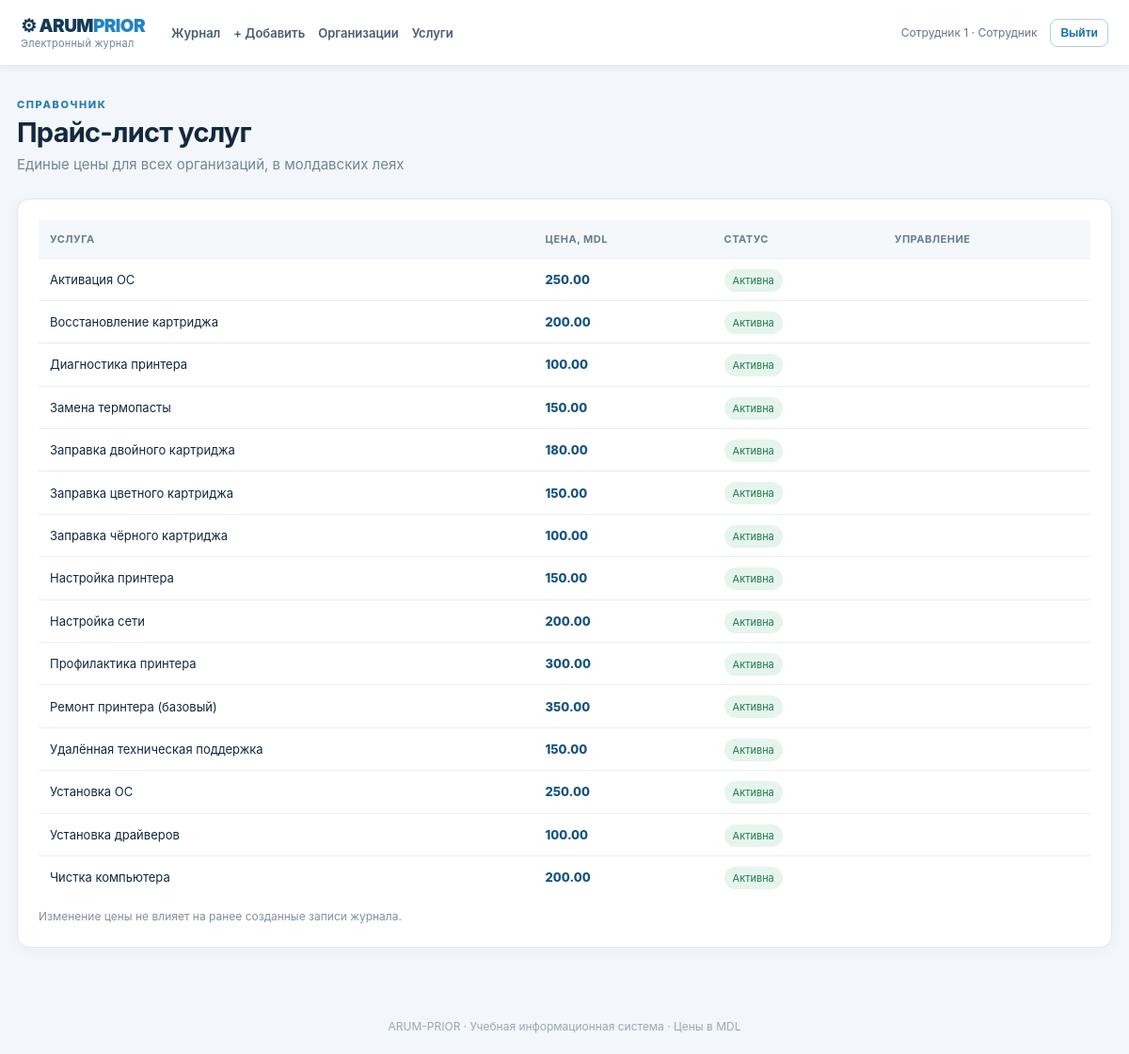
The app's page /services (signed in) with its own data.
### app/models.py (models this page shows)
class User(Base):
    __tablename__ = 'users'
    id: Mapped[int] = mapped_column(primary_key=True)
    username: Mapped[str] = mapped_column(String(60), unique=True, index=True)
    full_name: Mapped[str] = mapped_column(String(120))
    password_hash: Mapped[str] = mapped_column(String(220))
    role: Mapped[str] = mapped_column(String(20), default='employee')
    active: Mapped[bool] = mapped_column(Boolean, default=True)

class Service(Base):
    __tablename__ = 'services'
    id: Mapped[int] = mapped_column(primary_key=True)
    name: Mapped[str] = mapped_column(String(150), unique=True)
    price: Mapped[Decimal] = mapped_column(Numeric(10, 2))
    active: Mapped[bool] = mapped_column(Boolean, default=True)

### app/main.py (the view)
@app.get('/services', response_class=HTMLResponse)
def services(request: Request):
    with SessionLocal() as db:
        ctx = context(request, db)
        return see(request, 'services.html', items=db.scalars(select(Service).order_by(Service.name)).all(), **ctx)

### app/templates/services.html (shortened to what this page needs)
{% extends 'base.html' %}{% block content %}<div class="heading"><div><div class="eyebrow">СПРАВОЧНИК</div><h1>Прайс-лист услуг</h1><p class="muted">Единые цены для всех организаций, в молдавских леях</p></div></div>
<section class="panel"><div class="table-wrap"><table><thead><tr><th>Услуга</th><th>Цена, MDL</th><th>Статус</th><th>Управление</th></tr></thead><tbody>{% for s in items %}<tr><td>{{ s.name }}</td><td class="money">{{ '%.2f'|format(s.price) }}</td><td><span class="tag {{ 'good' if s.active else '' }}">{{ 'Активна' if s.active else 'Неактивна' }}</span></td><td></td></tr>{% endfor %}</tbody></table></div><p class="hint">Изменение цены не влияет на ранее созданные записи журнала.</p></section>{% endblock %}

### app/templates/base.html
<!doctype html><html lang="ru"><head><meta charset="UTF-8"><meta name="viewport" content="width=device-width, initial-scale=1"><title>ARUM-PRIOR — электронный журнал</title><link rel="stylesheet" href="/static/style.css"></head><body>
{% if user %}<header class="top"><div class="brand">⚙ ARUM<span>PRIOR</span><small>Электронный журнал</small></div><nav><a href="/journal">Журнал</a><a href="/work/new">+ Добавить</a><a href="/organizations">Организации</a><a href="/services">Услуги</a>{% if user.role=='director' %}<a href="/reports">Отчёты</a><a href="/users">Сотрудники</a><a href="/audit">История</a>{% endif %}</nav><div class="account"><span>{{ user.full_name }} · {{ 'Директор' if user.role=='director' else 'Сотрудник' }}</span><form action="/logout" method="post"><input type="hidden" name="csrf_token" value="{{ csrf }}"><button class="outline small">Выйти</button></form></div></header>{% endif %}
<main class="container">{% block content %}{% endblock %}</main><footer>ARUM-PRIOR · Учебная информационная система · Цены в MDL</footer></body></html>

### app/static/style.css (style rules this page uses)
:root { font-family:Inter,'Segoe UI',Arial,sans-serif;color:#14283d;background:#f3f6fa;font-size:15px }
* { box-sizing:border-box }
body { margin:0;min-height:100vh;display:flex;flex-direction:column }
a { color:#1767a4;text-decoration:none }
.top { background:#fff;border-bottom:1px solid #e3eaf2;padding:16px max(22px,calc((100vw - 1250px)/2));display:flex;align-items:center;gap:28px;flex-wrap:wrap;box-shadow:0 2px 8px #102f5010 }
.brand { font-size:19px;font-weight:900;letter-spacing:-.6px;color:#123a59;white-space:nowrap }
.brand span { color:#2384c2 }
.brand small { display:block;font-weight:400;font-size:11px;letter-spacing:.2px;color:#70859b }
nav { display:flex;gap:14px;align-items:center;flex:1;flex-wrap:wrap }
nav a { color:#475d71;font-weight:600;font-size:13px }
.account { display:flex;gap:14px;align-items:center;font-size:12px;color:#657789 }
.container { width:min(1200px,calc(100% - 36px));margin:34px auto;flex:1 }
.heading { display:flex;justify-content:space-between;align-items:center;gap:20px;margin-bottom:24px;flex-wrap:wrap }
h1 { font-size:29px;letter-spacing:-.8px;margin:5px 0 6px }
.eyebrow { font-size:11px;font-weight:800;letter-spacing:1.6px;color:#287eaf }
.muted { color:#74869a;margin:0;line-height:1.5 }
.panel { border:1px solid #e0e7ef;border-radius:13px;background:#fff;box-shadow:0 3px 15px #193a560a;padding:22px;margin-bottom:20px }
button,.btn { display:inline-block;appearance:none;background:#176fa9;color:white;border:1px solid #176fa9;border-radius:8px;font-size:13px;font-weight:700;padding:11px 18px;cursor:pointer;white-space:nowrap }
.outline { background:white;color:#176fa9;border-color:#b5cde0 }
.small { padding:7px 10px;font-size:12px }
.table-wrap { overflow-x:auto }
table { border-collapse:collapse;width:100%;font-size:13px }
th { text-align:left;background:#f5f8fb;color:#677d90;font-size:11px;text-transform:uppercase;letter-spacing:.5px }
th,td { padding:13px 12px;border-bottom:1px solid #e9eef3;vertical-align:middle }
td { line-height:1.4 }
tr:last-child td { border-bottom:none }
.money { font-weight:800;white-space:nowrap;color:#16547d }
.hint { font-size:12px;line-height:1.6;color:#8291a0;margin:10px 0 0 }
.tag { font-size:11px;background:#f1f3f6;border-radius:30px;padding:5px 9px;color:#7c8792 }
.tag.good { background:#e5f5ed;color:#227951 }
footer { text-align:center;color:#9aa8b5;font-size:12px;padding:22px }

### records on screen
User: full_name "Сотрудник 1", role "Сотрудник"
Service: name "Активация ОС", price "250.00", active "Активна"
Service: name "Восстановление картриджа", price "200.00", active "Активна"
Service: name "Диагностика принтера", price "100.00", active "Активна"
Service: name "Замена термопасты", price "150.00", active "Активна"
Service: name "Заправка двойного картриджа", price "180.00", active "Активна"
Service: name "Заправка цветного картриджа", price "150.00", active "Активна"
Service: name "Заправка чёрного картриджа", price "100.00", active "Активна"
Service: name "Настройка принтера", price "150.00", active "Активна"
Service: name "Настройка сети", price "200.00", active "Активна"
Service: name "Профилактика принтера", price "300.00", active "Активна"
Service: name "Ремонт принтера (базовый)", price "350.00", active "Активна"
Service: name "Удалённая техническая поддержка", price "150.00", active "Активна"
Service: name "Установка ОС", price "250.00", active "Активна"
Service: name "Установка драйверов", price "100.00", active "Активна"
Service: name "Чистка компьютера", price "200.00", active "Активна"
